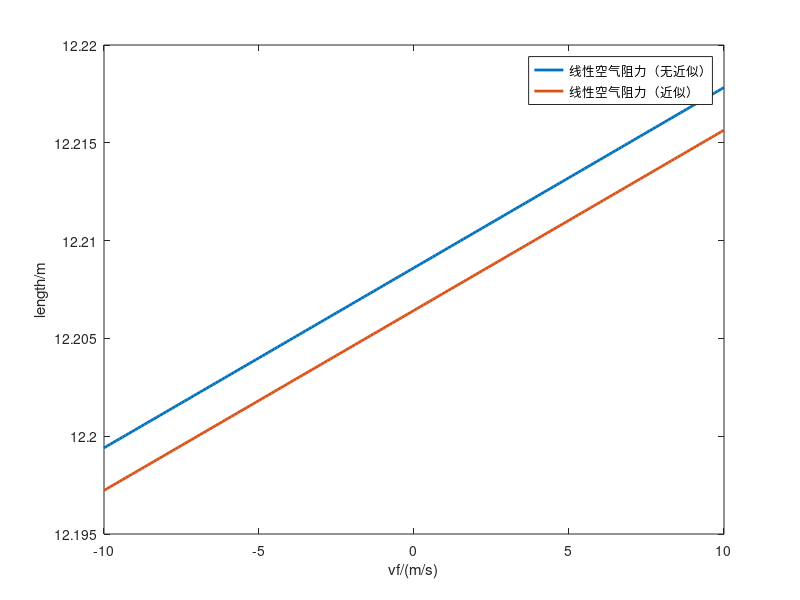

This chart was generated by the following MATLAB code: (Note: this script raises an error after producing the figure.)
clear;clc;
start_velocity= [10.5,10.1,9.9,9.3,9.1,9.9,8.1,8.3,8.2,8.2,8.1,8.0,7.7,7.1,6.9,6.0];
start_angle = [33,34,35,36,31,35,35,32,33,36,35,37,28,35,34,36];

%考虑空气阻力
%fun = @(p,X)X(:,1).*cosd(X(:,2)).*((X(:,1).*sind(X(:,2)) + ((X(:,1).*sind(X(:,2))).^2+2*p(1)*p(2)).^0.5)/p(1)) - p(3)*0.5./X(:,4).*(-X(:,3) + X(:,1).*cosd(X(:,2))).*(((X(:,1).*sind(X(:,2)) + ((X(:,1).*sind(X(:,2))).^2+2*p(1)*p(2)).^0.5)/p(1)).^2);
%fun_2 =@(p,X)X(:,4).*(-X(:,3) + X(:,1).*cosd(X(:,2)))/p(3).*(1 - exp(-p(3)./X(:,4).*((X(:,1).*sind(X(:,2)) + ((X(:,1).*sind(X(:,2))).^2+2*p(1)*p(2)).^0.5)/p(1)))) + X(:,3).*((X(:,1).*sind(X(:,2)) + ((X(:,1).*sind(X(:,2))).^2+2*p(1)*p(2)).^0.5)/p(1));


%考虑空气阻力和空气升力

%中间量
%ux = X(:,3).*cosd(X(:,5));
%uy = X(:,3).*sind(X(:,5));
%vx =X(:,1).*cosd(X(:,2));
%vy =X(:,1).*sind(X(:,2));
%./(X(:,4))
%t = (X(:,1).*sind(X(:,2)) + ((X(:,1).*sind(X(:,2))).^2 + 2*p(2)*(p(1) - p(4)*X(:,3).*cosd(X(:,5)) - p(3)*X(:,3).*sind(X(:,5)))).^0.5)./(p(1) - p(4)*X(:,3).*cosd(X(:,5)) - p(3)*X(:,3).*sind(X(:,5)));
%fun =@(p,X)(exp(-p(3)*t).*(p(1)*p(4) + p(3)^2*ux - p(4)^2*ux - p(3)^2*vx - 2*p(3)*p(4)*uy + p(3)*p(4)*vy))/p(3)^3 - (p(1)*p(4) + p(3)^2*ux - p(4)^2*ux - p(3)^2*vx - 2*p(3)*p(4)*uy + p(3)*p(4)*vy)/p(3)^3 + (t.*(p(1)*p(4) + p(3)^2*ux - p(4)^2*ux - 2*p(3)*p(4)*uy + p(3)*p(4)*vy))/p(3)^2 + ((t).^2.*(p(4)^2*ux - p(1)*p(4) + p(3)*p(4)*uy))/(2*p(3));
%fun =@(p,X)(exp(-p(3)*t).*(p(1)*p(4) + p(3)^2*X(:,3).*cosd(X(:,5)) - p(4)^2*X(:,3).*cosd(X(:,5)) - p(3)^2*X(:,1).*cosd(X(:,2)) - 2*p(3)*p(4)*X(:,3).*sind(X(:,5)) + p(3)*p(4)*X(:,1).*sind(X(:,2))))/p(3)^3 - (p(1)*p(4) + p(3)^2*X(:,3).*cosd(X(:,5)) - p(4)^2*X(:,3).*cosd(X(:,5)) - p(3)^2*X(:,1).*cosd(X(:,2)) - 2*p(3)*p(4)*X(:,3).*sind(X(:,5)) + p(3)*p(4)*X(:,1).*sind(X(:,2)))/p(3)^3 + (t.*(p(1)*p(4) + p(3)^2*X(:,3).*cosd(X(:,5)) - p(4)^2*X(:,3).*cosd(X(:,5)) - 2*p(3)*p(4)*X(:,3).*sind(X(:,5)) + p(3)*p(4)*X(:,1).*sind(X(:,2))))/p(3)^2 + ((t).^2.*(p(4)^2*X(:,3).*cosd(X(:,5)) - p(1)*p(4) + p(3)*p(4)*X(:,3).*sind(X(:,5))))/(2*p(3)); 

%公式
fun =@(p,X)(exp(-p(3)*((X(:,1).*sind(X(:,2)) + ((X(:,1).*sind(X(:,2))).^2 + 2*p(2)*(p(1) - p(4)*X(:,3).*cosd(X(:,5)) - p(3)*X(:,3).*sind(X(:,5)))).^0.5)./(p(1) - p(4)*X(:,3).*cosd(X(:,5)) - p(3)*X(:,3).*sind(X(:,5))))).*(p(1)*p(4) + p(3)^2*X(:,3).*cosd(X(:,5)) - p(4)^2*X(:,3).*cosd(X(:,5)) - p(3)^2*X(:,1).*cosd(X(:,2)) - 2*p(3)*p(4)*X(:,3).*sind(X(:,5)) + p(3)*p(4)*X(:,1).*sind(X(:,2))))/p(3)^3 - (p(1)*p(4) + p(3)^2*X(:,3).*cosd(X(:,5)) - p(4)^2*X(:,3).*cosd(X(:,5)) - p(3)^2*X(:,1).*cosd(X(:,2)) - 2*p(3)*p(4)*X(:,3).*sind(X(:,5)) + p(3)*p(4)*X(:,1).*sind(X(:,2)))/p(3)^3 + (((X(:,1).*sind(X(:,2)) + ((X(:,1).*sind(X(:,2))).^2 + 2*p(2)*(p(1) - p(4)*X(:,3).*cosd(X(:,5)) - p(3)*X(:,3).*sind(X(:,5)))).^0.5)./(p(1) - p(4)*X(:,3).*cosd(X(:,5)) - p(3)*X(:,3).*sind(X(:,5)))).*(p(1)*p(4) + p(3)^2*X(:,3).*cosd(X(:,5)) - p(4)^2*X(:,3).*cosd(X(:,5)) - 2*p(3)*p(4)*X(:,3).*sind(X(:,5)) + p(3)*p(4)*X(:,1).*sind(X(:,2))))/p(3)^2 + (((X(:,1).*sind(X(:,2)) + ((X(:,1).*sind(X(:,2))).^2 + 2*p(2)*(p(1) - p(4)*X(:,3).*cosd(X(:,5)) - p(3)*X(:,3).*sind(X(:,5)))).^0.5)./(p(1) - p(4)*X(:,3).*cosd(X(:,5)) - p(3)*X(:,3).*sind(X(:,5)))).^2.*(p(4)^2*X(:,3).*cosd(X(:,5)) - p(1)*p(4) + p(3)*p(4)*X(:,3).*sind(X(:,5))))/(2*p(3)); 
fun_2 =@(p,X)((1 - p(3)*((X(:,1).*sind(X(:,2)) + ((X(:,1).*sind(X(:,2))).^2 + 2*p(2)*(p(1) - p(4)*X(:,3).*cosd(X(:,5)) - p(3)*X(:,3).*sind(X(:,5)))).^0.5)./(p(1) - p(4)*X(:,3).*cosd(X(:,5)) - p(3)*X(:,3).*sind(X(:,5)))) + 0.5*(p(3)*((X(:,1).*sind(X(:,2)) + ((X(:,1).*sind(X(:,2))).^2 + 2*p(2)*(p(1) - p(4)*X(:,3).*cosd(X(:,5)) - p(3)*X(:,3).*sind(X(:,5)))).^0.5)./(p(1) - p(4)*X(:,3).*cosd(X(:,5)) - p(3)*X(:,3).*sind(X(:,5))))).^2).*(p(1)*p(4) + p(3)^2*X(:,3).*cosd(X(:,5)) - p(4)^2*X(:,3).*cosd(X(:,5)) - p(3)^2*X(:,1).*cosd(X(:,2)) - 2*p(3)*p(4)*X(:,3).*sind(X(:,5)) + p(3)*p(4)*X(:,1).*sind(X(:,2))))/p(3)^3 - (p(1)*p(4) + p(3)^2*X(:,3).*cosd(X(:,5)) - p(4)^2*X(:,3).*cosd(X(:,5)) - p(3)^2*X(:,1).*cosd(X(:,2)) - 2*p(3)*p(4)*X(:,3).*sind(X(:,5)) + p(3)*p(4)*X(:,1).*sind(X(:,2)))/p(3)^3 + (((X(:,1).*sind(X(:,2)) + ((X(:,1).*sind(X(:,2))).^2 + 2*p(2)*(p(1) - p(4)*X(:,3).*cosd(X(:,5)) - p(3)*X(:,3).*sind(X(:,5)))).^0.5)./(p(1) - p(4)*X(:,3).*cosd(X(:,5)) - p(3)*X(:,3).*sind(X(:,5)))).*(p(1)*p(4) + p(3)^2*X(:,3).*cosd(X(:,5)) - p(4)^2*X(:,3).*cosd(X(:,5)) - 2*p(3)*p(4)*X(:,3).*sind(X(:,5)) + p(3)*p(4)*X(:,1).*sind(X(:,2))))/p(3)^2 + (((X(:,1).*sind(X(:,2)) + ((X(:,1).*sind(X(:,2))).^2 + 2*p(2)*(p(1) - p(4)*X(:,3).*cosd(X(:,5)) - p(3)*X(:,3).*sind(X(:,5)))).^0.5)./(p(1) - p(4)*X(:,3).*cosd(X(:,5)) - p(3)*X(:,3).*sind(X(:,5)))).^2.*(p(4)^2*X(:,3).*cosd(X(:,5)) - p(1)*p(4) + p(3)*p(4)*X(:,3).*sind(X(:,5))))/(2*p(3)); 


%参数设置
%p(考虑空气升力时k为k/m)
Pi = 3.14;
k0 = 0.5*0.53*1.293*((0.05)^2)*Pi;
p = [9.81,1.5,0.0004,0.0005];
v = start_velocity(1);
a = start_angle(1);
m = 0.5;

%X(考虑空气升力时X(4)无用)
c_vf = -10:0.1:10;
c_velocity = zeros(size(c_vf));
c_velocity(:) = v;
c_angle = zeros(size(c_vf));
c_angle(:) = a;
c_m = zeros(size(c_vf));
c_m(:) = m;
c_phi = zeros(size(c_vf));
c_phi(:) = 0;

%不近似时落地距离和风速关系曲线
c_l = fun_2(p,[c_velocity',c_angle',c_vf',c_m',c_phi']);
figure;
plot(c_vf,c_l,'LineWidth', 2);
hold on;


%近似时落地距离和风速关系曲线
c_l = fun(p,[c_velocity',c_angle',c_vf',c_m',c_phi']);
plot(c_vf,c_l,'LineWidth', 2);
%l = fun(p,[v,a,10,0.5]);

%图像设置
legend('线性空气阻力（无近似）', '线性空气阻力（近似）');

xlabel('vf/(m/s)');
ylabel('length/m');

fig = gcf;
fig.PaperPositionMode = 'auto';
fig_pos = fig.PaperPosition;
fig.PaperSize = [fig_pos(3),fig_pos(4)];